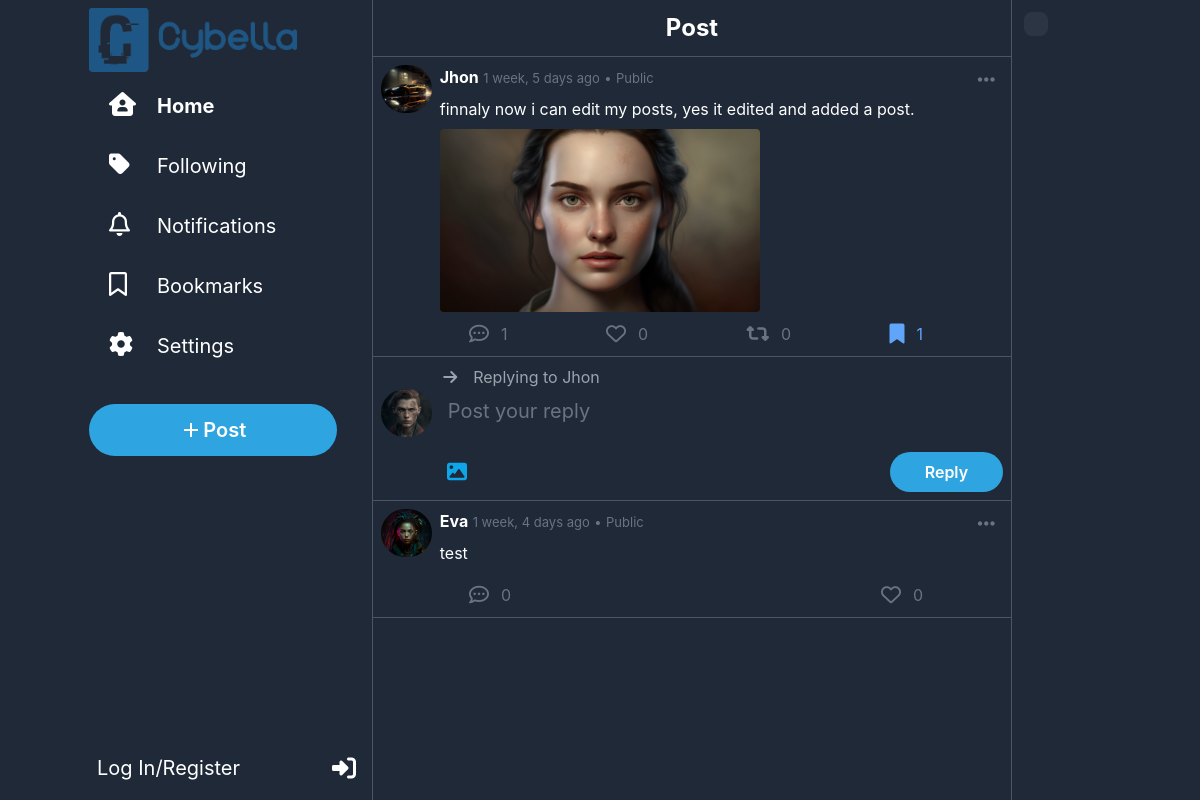
Page /post/59 on the earlier database version.
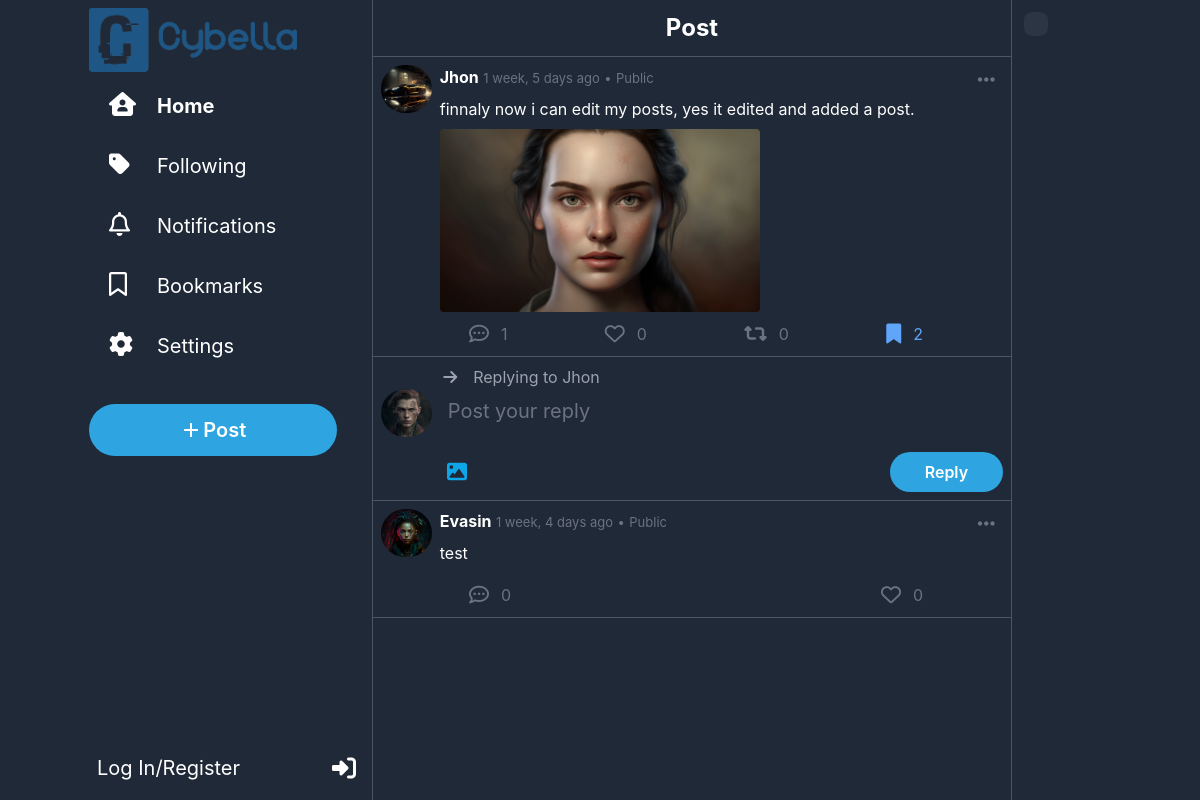
Same page on the later database version.
### network/models.py (models this page shows, shortened)
class Post(models.Model):
    user = models.ForeignKey(User, on_delete=models.CASCADE, related_name="posts")
    content = models.CharField(max_length=500)
    timestamp = models.DateTimeField(auto_now_add=True)
    likes = models.ManyToManyField(User, blank=True, related_name="liked_posts")
    images = models.ImageField(upload_to="network/images/posts", blank=True, null=True)
    repost = models.ForeignKey("self", on_delete=models.CASCADE, blank=True, null=True, related_name="reposts")
    parent_post = models.ForeignKey("self", on_delete=models.CASCADE, blank=True, null=True, related_name="comments")

class User(AbstractUser):
    picture = models.ImageField(upload_to="network/images/profile_pictures", blank=True, null=True, default="network/images/profile_pictures/default.png")
    followers = models.ManyToManyField("self", symmetrical=False, blank=True, related_name="following")
    bookmarks = models.ManyToManyField("Post", blank=True, related_name="bookmarked_by")
    bio = models.TextField(blank=True)
    def __str__(self):
        return f"{self.username}"

### network/views.py (the view)
# urls.py: path("post/<int:post_id>",views.view_post, name="post"),
def view_post(request,post_id):
    post = get_object_or_404(Post, id=post_id)
    comments = Post.objects.filter(parent_post=post).order_by("-timestamp").all()
    return render(request, "network/post.html", {
        "comments": comments,
        "post": post
    })

### network/templates/network/post.html (shortened to what the changed rows need)
{% extends "network/layout.html" %}
{% load static %}
{% load custom_filters %}
{% block body %}
<div id="post{{post.id}}" class="w-full mx-auto bg-gray-800 pb-1 p-2 text-white border-b border-gray-600 hover:cursor-pointer hover:bg-slate-800">
    <div onclick="window.location.href='{% url 'index' %}'" class="flex ">
        <a class="w-14 h-12 rounded-full mr-2" href="{% url 'profile' username=post.user %}"><img class="w-14 h-12 rounded-full mr-2" src="{{post.user.picture.url}}" alt="user Avatar"></a>
        <div class="w-full">
            <div class="flex justify-between">
                <div>
                    <span class="font-bold">{{post.user|title}}</span>
                    <span class="text-gray-500 text-[13px]">{{post.timestamp|timesince}} ago</span>
                    <span class="text-gray-500 text-[13px]">•</span>
                    <span class="text-gray-500 text-[13px]">Public</span>
                </div>
                <div onclick="event.stopPropagation(); showOptions(this)"  class="relative hover:cursor-pointer rounded-full hover:bg-blue-600 hover:bg-opacity-20 px-2 py-1">
                </div>
            </div>
            <div class="text-md w-full pl-0 pt-0 p-2  ">{{post.content}}</div>
            {% if post.images %}
                <div id="images-container" class="">
                    <img class="max-w-xs max-h-xs rounded" src="{{post.images.url}}" alt="post image">
                </div>
            {%endif%}
        </div>
    </div>
    <div class="flex justify-between mt-1 mx-20 text-gray-500">
        <div onclick="reply()" class="flex hover:text-blue-400 hover:cursor-pointer"><i class="fa-regular fa-comment-dots text-xl rounded-full hover:bg-blue-400 hover:bg-opacity-20 p-2 "></i><span class="mt-1.5 ml-1">{{post.comments.count}}</span></div>
        {% if user not in post.likes.all%}
            <div id="like" onclick="like(this,{{post.id}})" class="flex hover:text-rose-400 hover:cursor-pointer"><i class="fa-regular fa-heart text-xl rounded-full hover:bg-rose-400 hover:bg-opacity-20 p-2"></i><span class="mt-1.5 ml-1">{{post.likes.count}}</span></div>
        {%else%}
            <div id="like" onclick="like(this,{{post.id}})" class="flex hover:text-rose-400 hover:cursor-pointer text-rose-400"><i class="fa-solid fa-heart text-xl rounded-full hover:bg-rose-400 hover:bg-opacity-20 p-2"></i><span class="mt-1.5 ml-1">{{post.likes.count}}</span></div>
        {%endif%}
        {% if not user.is_authenticated or not post|is_reposted_by_user:user%}
            <div id="repost" onclick="repost(this,{{post.id}})" class="flex hover:text-emerald-500 hover:cursor-pointer"><i class="fa-solid fa-retweet text-xl rounded-full hover:bg-emerald-500 hover:bg-opacity-20 p-2"></i><span class="mt-1.5 ml-1">{{post.reposts.count}}</span></div>
        {%else%}
            <div id="repost" onclick="repost(this,{{post.id}})" class="flex text-emerald-500 hover:text-emerald-500 hover:cursor-pointer"><i class="fa-solid fa-retweet text-xl rounded-full hover:bg-emerald-500 hover:bg-opacity-20 p-2"></i><span class="mt-1.5 ml-1">{{post.reposts.count}}</span></div>
        {%endif%}
        {% if post not in user.bookmarks.all %}
            <div onclick="bookmark(this,{{post.id}});adjustBookmark(this);" class="flex hover:text-blue-400 hover:cursor-pointer"><i class="fa-regular fa-bookmark text-xl rounded-full hover:bg-blue-400 hover:bg-opacity-20 p-2"></i><span class="mt-1.5 ml-1">{{post.bookmarked_by.count}}</span></div>
        {%else%}
            <div onclick="bookmark(this,{{post.id}});adjustBookmark(this);" class="flex text-blue-400 hover:text-blue-400 hover:cursor-pointer"><i class="fa-solid fa-bookmark text-xl rounded-full hover:bg-blue-400 hover:bg-opacity-20 p-2 "></i><span class="mt-1.5 ml-1">{{post.bookmarked_by.count}}</span></div>
        {%endif%}
    </div>
</div>
<div class="w-full  mx-auto bg-gray-800 p-2 text-white border-b border-gray-600 ">
    <form method="Post" action="{% url 'comment' post_id=post.id %}" enctype="multipart/form-data">
        <div class="ml-[10%] text-gray-400"><i class="fa-solid fa-arrow-right mr-4"></i>Replying to {{post.user|title}}</div>
        <div class="flex">
            {%if user.is_authenticated %}
                <img class="w-14 h-12 rounded-full mr-2" src="{{user.picture.url}}" alt="Profile Avatar">
            {%else%}
                <img class="w-14 h-12 rounded-full mr-2" src="{% static 'network/Images/default.png' %}" alt="Profile Avatar">
            {%endif%}
            <div class="w-full text-xl">
            </div>
        </div>
        <div class="flex justify-between mt-2 ml-14">
            <label for="I" class=" flex items-center hover:cursor-pointer rounded-full hover:bg-sky-400 hover:bg-opacity-10 px-2.5" alt="Media">
            </label>
            <button class="tweet w-[20%] px-1 py-2" type="submit"> <span>Reply</span></button>
        </div>
    </form>
</div>
{%for post in comments%}
        <div id="post{{post.id}}" class="w-full mx-auto bg-gray-800 pb-1 p-2 text-white border-b border-gray-600 hover:cursor-pointer hover:bg-slate-800">
            <div  onclick="window.location.href='{% url 'post' post_id=post.id %}'" class="flex ">
                <a class="w-14 h-12 rounded-full mr-2" href="{% url 'profile' username=post.user %}"><img class="w-14 h-12 rounded-full mr-2" src="{{post.user.picture.url}}" alt="user Avatar"></a>
                <div class="w-full">
                    <div class="flex justify-between">
                        <div>
                            <span class="font-bold"><a href="{% url 'profile' username=post.user %}">{{post.user|title}}</a></span>
                            <span class="text-gray-500 text-[13px]">{{post.timestamp|timesince}} ago</span>
                            <span class="text-gray-500 text-[13px]">•</span>
                            <span class="text-gray-500 text-[13px]">Public</span>
                        </div>
                        <div onclick="event.stopPropagation(); showOptions(this)"  class="relative hover:cursor-pointer rounded-full hover:bg-blue-600 hover:bg-opacity-20 px-2 py-1">
                            <i class="fa-solid fa-ellipsis-h text-xl text-gray-500  hover:text-blue-400"></i>
                        </div>
                    </div>
                    <div class="text-md w-full pl-0 pt-0 p-2  ">{{post.content}}</div>
                </div>
            </div>
            <div class="flex justify-between mt-1 mx-20 text-gray-500">
                <div onclick="openCommentBox('{{post.user|title}}','{{post.timestamp|timesince}}','{{post.content}}','{{post.user.picture.url}}','{{post.id}}')" class="flex hover:text-blue-400 hover:cursor-pointer"><i class="fa-regular fa-comment-dots text-xl rounded-full hover:bg-blue-400 hover:bg-opacity-20 p-2 "></i><span class="mt-1.5 ml-1">{{post.comments.count}}</span></div>
                {% if user not in post.likes.all%}
                    <div id="like" onclick="like(this,{{post.id}})" class="flex hover:text-rose-400 hover:cursor-pointer"><i class="fa-regular fa-heart text-xl rounded-full hover:bg-rose-400 hover:bg-opacity-20 p-2"></i><span class="mt-1.5 ml-1">{{post.likes.count}}</span></div>
                {%else%}
                    <div id="like" onclick="like(this,{{post.id}})" class="flex hover:text-rose-400 hover:cursor-pointer text-rose-400"><i class="fa-solid fa-heart text-xl rounded-full hover:bg-rose-400 hover:bg-opacity-20 p-2"></i><span class="mt-1.5 ml-1">{{post.likes.count}}</span></div>
                {%endif%}
            </div>
        </div>
    {%endfor%}
{% endblock %}

Differences in the rows shown:
computed for Post "finnaly now i can edit my posts, yes it edited and added a post.": bookmarked_by.count "1" → "2"
changed through a linked row, Post "test": user "Eva" → "Evasin"
